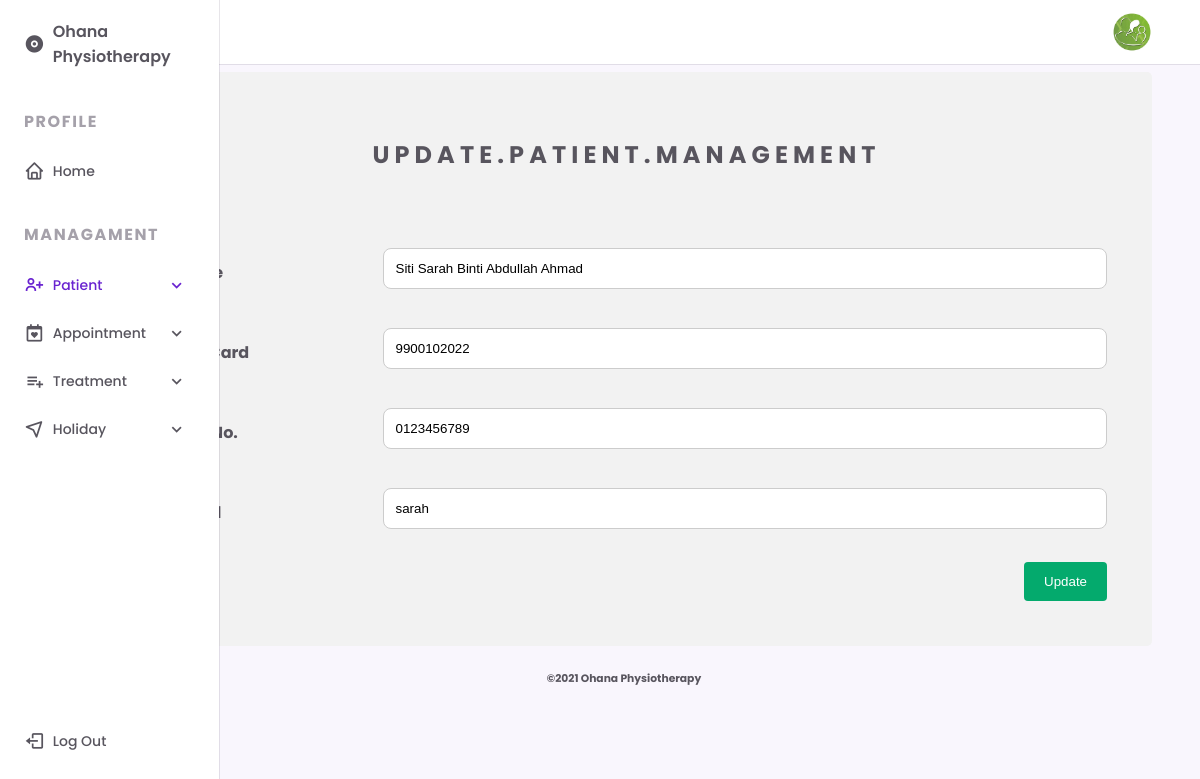
The page /admin/edit.php?id=31 on the database its author committed.
### tables this page shows
CREATE TABLE `tblpatient` (
  `id_patient` int(11) NOT NULL,
  `email` varchar(50) NOT NULL,
  `phone` varchar(50) NOT NULL,
  `address` varchar(150) NOT NULL,
  `gender` varchar(50) NOT NULL,
  `name` varchar(150) NOT NULL,
  `ic` varchar(50) NOT NULL,
  `password` varchar(50) NOT NULL,
  `create_datetime` datetime NOT NULL
);

### admin/edit.php (the view, shortened to what this page needs)
<?php
$servername = "localhost";
$username = "root";
$password = "";
$dbname = "ohana";
$conn = mysqli_connect($servername, $username, $password, $dbname);
$id_patient=$_GET["id"];
$dis_usr="SELECT * FROM tblpatient WHERE id_patient='$id_patient'";
$resultusr=$conn->query($dis_usr);
$row=$resultusr->fetch_assoc();
?>
<!DOCTYPE html>
    <html lang="en">
    <head>
        <link rel="stylesheet" href="https://cdn.jsdelivr.net/npm/boxicons@latest/css/boxicons.min.css">
        <link rel="stylesheet" href="assets/css/styles.css">
    </head>
    <body>
        <header class="header">
            <div class="header__container">
                <img src="assets/img/4.jpg" alt="" class="header__img">
                <a href="index.php" class="header__logo"><strong>Hai, <?php echo $_SESSION['username'] ?></b> !</strong></a>
            </div>
        </header>
        <div class="nav" id="navbar">
            <nav class="nav__container">
                <div>
                    <a href="index.php" class="nav__link nav__logo">
                        <i class='bx bxs-disc nav__icon' ></i>
                    </a>
                    <div class="nav__list">
                        <div class="nav__items">
                            <a href="index.php" class="nav__link">
                                <i class='bx bx-home nav__icon' ></i>
                            </a>
                        </div>
                        <div class="nav__items">
                            <div class="nav__dropdown">
                                <a href="#" class="nav__link active">
                                    <i class='bx bx-user-plus nav__icon' ></i>
                                </a>
                            </div>
							<div class="nav__dropdown">
                                <a href="#" class="nav__link">
                                    <i class='bx bx-calendar-heart nav__icon' ></i>
                                </a>
                            </div>
							<div class="nav__dropdown">
                                <a href="#" class="nav__link">
                                    <i class='bx bx-list-plus nav__icon' ></i>
                                </a>
                            </div>
							<div class="nav__dropdown">
                                <a href="#" class="nav__link">
                                    <i class='bx bx-navigation nav__icon' ></i>
                                </a>
                            </div>
                        </div>
                    </div>
                </div>
                <a href="logout.php" class="nav__link nav__logout">
                    <i class='bx bx-log-out nav__icon' ></i>
                </a>
            </nav>
        </div>
		 <div class="container">
		 <center><h2>U P D A T E . P A T I E N T . M A N A G E M E N T</h2></center>
		 <br>
		 <br>
			  <form method="post" action="updatepatient.php">
				<div class="row">
				  <div class="col-25">
					<label><strong>Full Name</strong></label>
				  </div>
				  <div class="col-75">
					<input type="text" name="name" value="<?php echo $row["name"];?>" required autofocus />
				  </div>
				</div>
				<br>
				<div class="row">
				  <div class="col-25">
					<label><strong>Identity Card</strong></label>
				  </div>
				  <div class="col-75">
					<input type="number" name="ic" value="<?php echo $row["ic"];?>" required  required />
				  </div>
				</div>
				<br>
				<div class="row">
				  <div class="col-25">
					<label><strong>Contact No.</strong></label>
				  </div>
				  <div class="col-75">
					<input type="number" name="phone" value="<?php echo $row["phone"];?>" required  required />
				  </div>
				</div>
				<br>
				<div class="row">
				  <div class="col-25">
					<label><strong>Password</strong></label>
				  </div>
				  <div class="col-75">
					<input type="text" name="password" value="<?php echo $row["password"];?>" required />
				  </div>
				</div>
				<br>
				<div class="row">
				  <input type="submit" value="Update">
				</div>
			  </form>
			</div>
		<center>
		<footer class="container-fluid">
			<h6 class="text-center small">©2021 Ohana Physiotherapy</h6>
		</footer>
		</center>
    </body>
</html>

### admin/assets/css/styles.css (style rules this page uses)
:root { --header-height: 3.5rem; --nav-width: 219px; --first-color: #6923D0; --first-color-light: #F4F0FA; --title-color: #19181B; --text-color: #58555E; --text-color-light: #A5A1AA; --body-color: #F9F6FD; --container-color: #FFFFFF; --body-font: 'Poppins', sans-serif; --normal-font-size: .938rem; --small-font-size: .75rem; --smaller-font-size: .75rem; --font-medium: 500; --font-semi-bold: 600; --z-fixed: 100; }
@media screen and (min-width: 1024px) { :root { --normal-font-size: 1rem; --small-font-size: .875rem; --smaller-font-size: .813rem; } }
body { margin: var(--header-height) 0 0 0; padding: 1rem 1rem 0; font-family: var(--body-font); font-size: var(--normal-font-size); background-color: var(--body-color); color: var(--text-color); }
a { text-decoration: none; }
img { max-width: 100%; height: auto; }
.header { position: fixed; top: 0; left: 0; width: 100%; background-color: var(--container-color); box-shadow: 0 1px 0 rgba(22, 8, 43, 0.1); padding: 0 1rem; z-index: var(--z-fixed); }
.header__container { display: flex; align-items: center; height: var(--header-height); justify-content: space-between; }
.header__img { width: 35px; height: 35px; border-radius: 50%; }
.header__logo { color: var(--title-color); font-weight: var(--font-medium); display: none; }
.nav { position: fixed; top: 0; left: -100%; height: 100vh; padding: 1rem 1rem 0; background-color: var(--container-color); box-shadow: 1px 0 0 rgba(22, 8, 43, 0.1); z-index: var(--z-fixed); transition: .4s; }
.nav__container { height: 100%; display: flex; flex-direction: column; justify-content: space-between; padding-bottom: 3rem; overflow: auto; scrollbar-width: none; }
.nav__logo { font-weight: var(--font-semi-bold); margin-bottom: 2.5rem; }
.nav__list, .nav__items { display: grid; }
.nav__list { row-gap: 2.5rem; }
.nav__items { row-gap: 1.5rem; }
.nav__link { display: flex; align-items: center; color: var(--text-color); }
.nav__icon { font-size: 1.2rem; margin-right: .5rem; }
.nav__logout { margin-top: 5rem; }
.nav__dropdown { overflow: hidden; max-height: 21px; transition: .4s ease-in-out; }
.active { color: var(--first-color); }
@media screen and (min-width: 768px) { body { padding: 1rem 3rem 0 6rem; } }
@media screen and (min-width: 768px) { .header { padding: 0 3rem 0 6rem; } }
@media screen and (min-width: 768px) { .header__container { height: calc(var(--header-height) + .5rem); } }
@media screen and (min-width: 768px) { .header__logo { display: block; } }
@media screen and (min-width: 768px) { .header__img { width: 40px; height: 40px; order: 1; } }
@media screen and (min-width: 768px) { .nav { left: 0; padding: 1.2rem 1.5rem 0; width: 68px; } }
@media screen and (min-width: 768px) { .nav__items { row-gap: 1.7rem; } }
@media screen and (min-width: 768px) { .nav__icon { font-size: 1.3rem; } }

### admin/edit.php (style rules this page uses)
* { box-sizing: border-box; }
input[type=text], select, textarea { width: 100%; padding: 12px; border: 1px solid #ccc; border-radius: 8px; resize: vertical; }
input[type=number] { width: 100%; padding: 12px; border: 1px solid #ccc; border-radius: 8px; resize: vertical; }
label { padding: 12px 12px 12px 0; display: inline-block; }
input[type=submit] { background-color: #04AA6D; color: white; padding: 12px 20px; border: none; border-radius: 4px; cursor: pointer; float: right; }
.container { border-radius: 5px; background-color: #f2f2f2; padding: 45px; }
.col-25 { float: left; width: 25%; margin-top: 6px; }
.col-75 { float: left; width: 75%; margin-top: 6px; }
.row:after { content: ""; display: table; clear: both; }

### rows shown on the page
tblpatient: name "Siti Sarah Binti Abdullah Ahmad", ic "9900102022", phone "0123456789", password "sarah"
